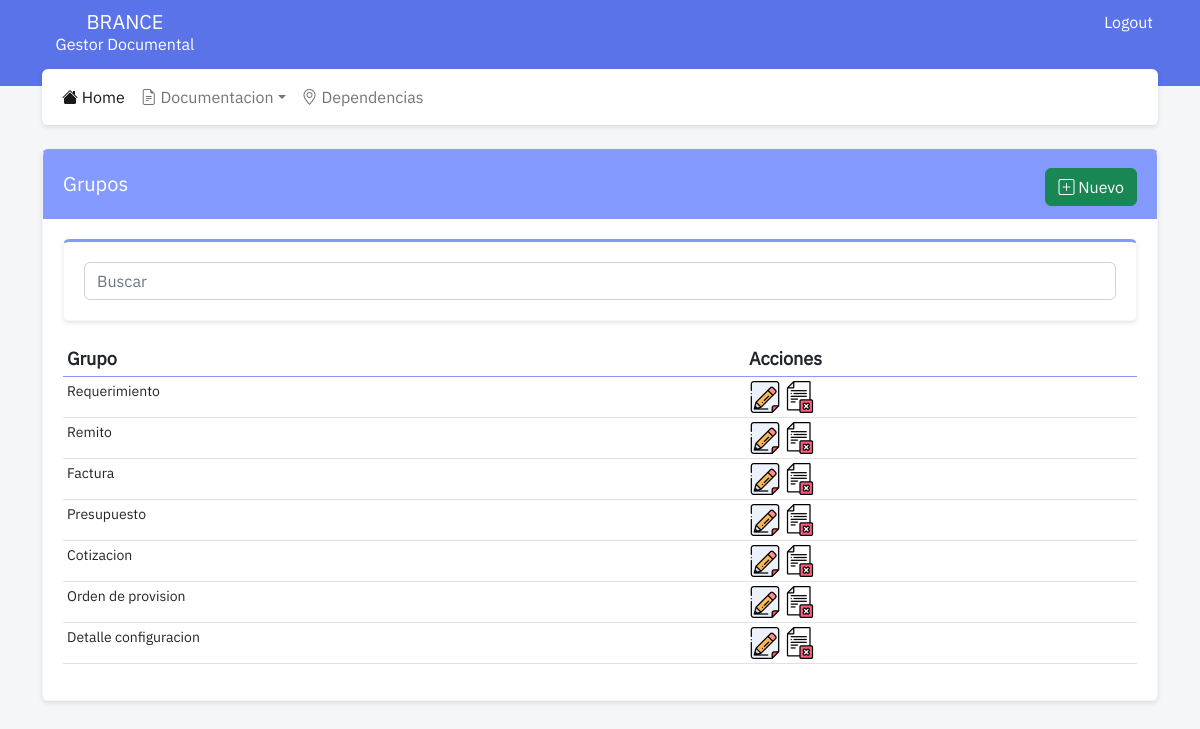
/grupos/ (signed in), run on the app's committed database.
### documentacion/models.py (models this page shows, shortened)
class Grupo(models.Model):
    grupo = models.CharField("Grupo", max_length = 80)

### documentacion/views.py (the view)
# urls.py: path('grupos/', views.grupo_index, name="grupos_index"),
@login_required
def grupo_index(request):
    if request.method == 'POST':
        query = request.POST['query']
        grupos = Grupo.objects.filter( Q(grupo__icontains = query))[:50]
    else:
        grupos = Grupo.objects.all()[:50]
    context = {
        'grupos': grupos
    }
    return render(request, 'grupos_index.html', context)

### documentacion/templates/grupos_index.html (shortened to what this page needs)
{% extends 'base.html' %}
{% load static %}
{% block content %}
<div class="card">
    <div class="card-header header-tematico">
        <div class="float-start">
            <h4 class="card-header-title">Grupos</h4>
        </div>
        <div class="float-end">
            <a href="{% url 'grupos_create' %}" style="margin-top: 4px;" class="btn btn-success"><i class="bi bi-plus-square"></i> Nuevo</a>
        </div>
    </div>
    <div class="card-body">
        <div class="card">
            <div class="card-body">
                <form action="#" method="POST">
                    <input name="query" class="form-control" placeholder="Buscar" autofocus="autofocus">
                </form>
            </div>
        </div>
        <div class="table-responsive-md">
            <table class="table table-sm table-hover ">
                <thead>
                    <tr>
                        <th>Grupo</th>
                        <th>Acciones</th>
                    </tr>
                </thead>
                <tbody>
                    {% for grupo in grupos %}
                    <tr>
                        <td>{{grupo.grupo|lower|capfirst }}</td>
                            <td><a href="{% url 'grupos_update' grupo.id %}"><img src="{% static 'assets/iconos/edit.png' %}" width="32" height="32"></a>
                            <a href="{% url 'grupos_delete' grupo.id %}"><img src="{% static 'assets/iconos/delete.png' %}" width="32" height="32"></a></td>
                    </tr>
                    {% endfor %}
                </tbody>
            </table>
        </div>
    </div>
</div>
{% endblock content %}

### static/css/style.css (style rules this page uses)
:root { --radio: 0.375rem; --table-hover-bg-color: #cfe2ff; --table-hover-color: #084298; --color-tematico-principal: #859aff; --color-tematico-secundario: #5b73e8; }
html * { font-family: ibm-regular !important; }
body { background-color: #f5f6f8; }
.card { margin-bottom: 1.25rem; -webkit-box-shadow: 0 2px 4px rgba(15,34,58,.12); box-shadow: 0 2px 4px rgba(15,34,58,.12); --bs-card-spacer-y: 1.25rem; --bs-card-spacer-x: 1.25rem; --bs-card-title-spacer-y: 0.5rem; --bs-card-border-width: 1px; --bs-card-border-color: #f6f6f6; --bs-card-border-radius: 0.25rem; --bs-card-inner-border-radius: 0.25rem; --bs-card-cap-padding-y: 0.75rem; --bs-card-cap-padding-x: 1.25rem; --bs-card-cap-bg: rgba(0, 0, 0, 0.03); --bs-card-bg: #fff; --bs-card-img-overlay-padding: 1rem; --bs-card-group-margin: 0.625rem; position: relative; flex-direction: column; min-width: 0; height: var(--bs-card-height); word-wrap: break-word; background-color: var(--bs-card-bg); background-clip: border-box; border: var(--bs-card-border-width) solid var(--bs-card-border-color); border-radius: var(--radio); margin-bottom: 1.25rem; border-top: 3px solid var(--color-tematico-principal); }
.card-header { border-bottom: 1px solid var(--color-tematico-principal); }
.card-body { -webkit-box-flex: 1; -ms-flex: 1 1 auto; flex: 1 1 auto; padding: var(--bs-card-spacer-y) var(--bs-card-spacer-x); color: var(--bs-card-color); }
.header-tematico { color: white; background-color: var(--color-tematico-principal); }
.card-header-title { font-size: 20px; margin-top: 7.5px; }
th { border-bottom: 2px solid #859aff; font-size: 18px; }
tbody { font-size: 14px; }

### data on the page
Grupo: grupo "Requerimiento"
Grupo: grupo "Remito"
Grupo: grupo "Factura"
Grupo: grupo "Presupuesto"
Grupo: grupo "Cotizacion"
Grupo: grupo "Orden de provision"
Grupo: grupo "Detalle configuracion"
